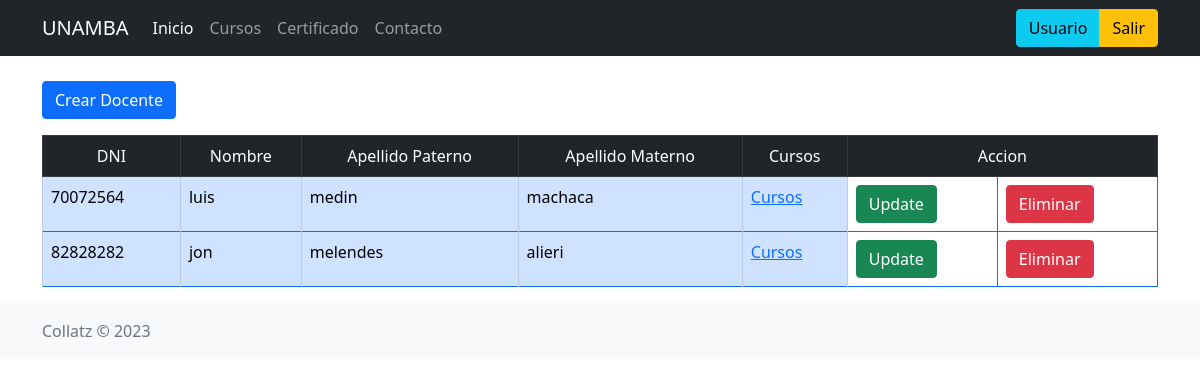
The page /docentes on the database as committed earlier.
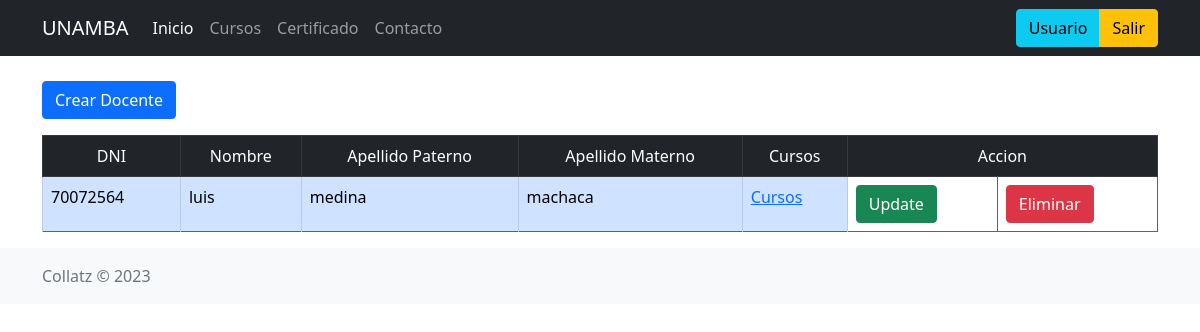
The same page on the database as committed later.
### app.py (models this page shows)
class Docente(db.Model):
	dniDocente=db.Column(db.Integer, primary_key=True)
	nombre=db.Column(db.String(50), nullable=False)
	apePaterno=db.Column(db.String(50),nullable=False)
	apeMaterno=db.Column(db.String(50),nullable=False)
	contrasenia=db.Column(db.String(80), nullable=False)
	cursos=db.relationship('Curso', backref='docente', lazy=True)#esto es para que desde la lista de cursos se acceda a los campos de Docente

### app.py (the view)
@app.route("/docentes", methods=["GET"])
def list_docentes():
	docQuery=Docente.query.all()
	for doc in docQuery:
		print(doc.dniDocente)
	return render_template("docentes.html", docentes=docQuery)

### templates/docentes.html (shortened to what this page needs)
{% extends "base.html" %}
{% block content %}
    <div class="container-sm d-grid gap-3">
      <div>
        <button type="button" class="btn btn-primary" data-bs-toggle="modal" data-bs-target="#staticBackdrop">Crear Docente</button>
      </div>
      <table class="table table-bordered border-primary">
          <thead class="table-dark">
              <tr>
                  <td class="text-center">DNI</td>
                  <td class="text-center">Nombre</td>
                  <td class="text-center">Apellido Paterno</td>
                  <td class="text-center">Apellido Materno</td>
                  <td class="text-center">Cursos</td>
                  <td colspan="2" class="text-center">Accion</td>
              </tr>
          </thead>
          <tbody>
            {% for docente in docentes %}
              <tr>
                  <td class="table-primary">{{ docente.dniDocente }}</td>
                  <td class="table-primary">{{ docente.nombre }}</td>
                  <td class="table-primary">{{ docente.apePaterno }}</td>
                  <td class="table-primary">{{ docente.apeMaterno }}</td>
                  <td class="table-primary"><a href="{{url_for('listar_curso',dni=docente.dniDocente)}}">Cursos</a></td>
                  <td><button type="button" class="btn btn-success" data-bs-toggle="modal" data-bs-target="#update_docente_{{docente.dniDocente}}">Update</button></td>
                  <td><button type="button" class="btn btn-danger" data-bs-toggle="modal" data-bs-target="#delete_docente_{{docente.dniDocente}}">Eliminar</button></td>
              </tr>
            {% endfor %}
          </tbody>
      </table>
    </div>
  {% endblock %}

Rows that differ between the two databases and show on the page:
removed Docente: dniDocente "82828282", nombre "jon", apePaterno "melendes", apeMaterno "alieri"
changed Docente "luis": apePaterno "medin" → "medina"
